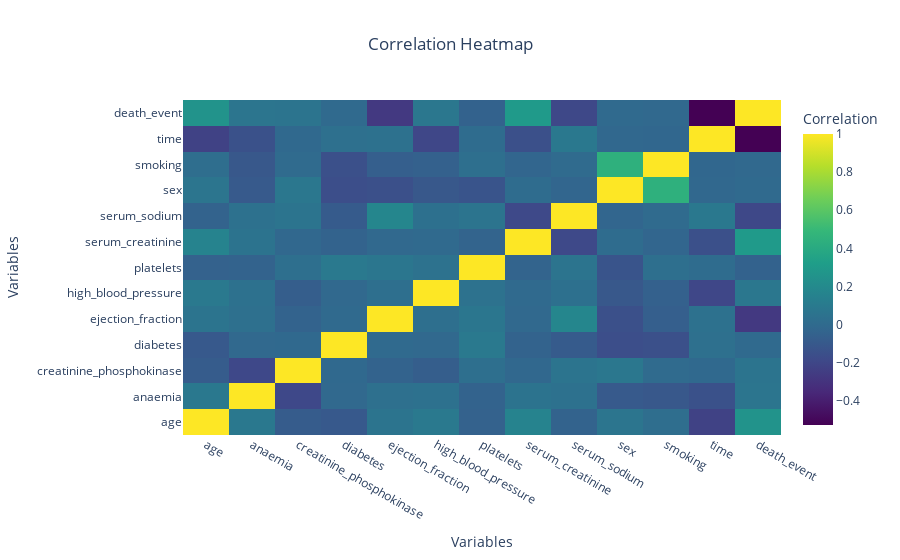

Notebook source saved alongside this figure:
### Markdown cell above
**Correlation Heatmap**

### Code cell
# Create the heatmap
heatmap = go.Figure(
    data=go.Heatmap(
        z=corr.values,
        x=corr.columns,
        y=corr.index,
        colorscale="Viridis",
        colorbar=dict(title="Correlation")
    )
)

# Update layout for better readability and center the title
heatmap.update_layout(
    title=dict(
        text="Correlation Heatmap",  # Title text
        x=0.5,                       # Center the title
        xanchor="center"             # Anchor the title to the center
    ),
    xaxis_title="Variables",
    yaxis_title="Variables"
)

# Show the heatmap
heatmap.show()

### Figure 1 — Plotly figure (JSON) as saved in the notebook; plotly's stock layout.template omitted (floating-point values rounded to 4 significant figures; data arrays with more than 128 entries replaced by an {"elided": "..."} marker saying what was removed)
{"data": [{"colorbar": {"title": {"text": "Correlation"}}, "colorscale": [[0, "#440154"], [0.1111, "#482878"], [0.2222, "#3e4989"], [0.3333, "#31688e"], [0.4444, "#26828e"], [0.5556, "#1f9e89"], [0.6667, "#35b779"], [0.7778, "#6ece58"], [0.8889, "#b5de2b"], [1, "#fde725"]], "type": "heatmap", "x": ["age", "anaemia", "creatinine_phosphokinase", "diabetes", "ejection_fraction", "high_blood_pressure", "platelets", "serum_creatinine", "serum_sodium", "sex", "smoking", "time", "death_event"], "y": ["age", "anaemia", "creatinine_phosphokinase", "diabetes", "ejection_fraction", "high_blood_pressure", "platelets", "serum_creatinine", "serum_sodium", "sex", "smoking", "time", "death_event"], "z": {"elided": "13x13 float values"}}], "layout": {"title": {"text": "Correlation Heatmap", "x": 0.5, "xanchor": "center"}, "xaxis": {"title": {"text": "Variables"}}, "yaxis": {"title": {"text": "Variables"}}}}
